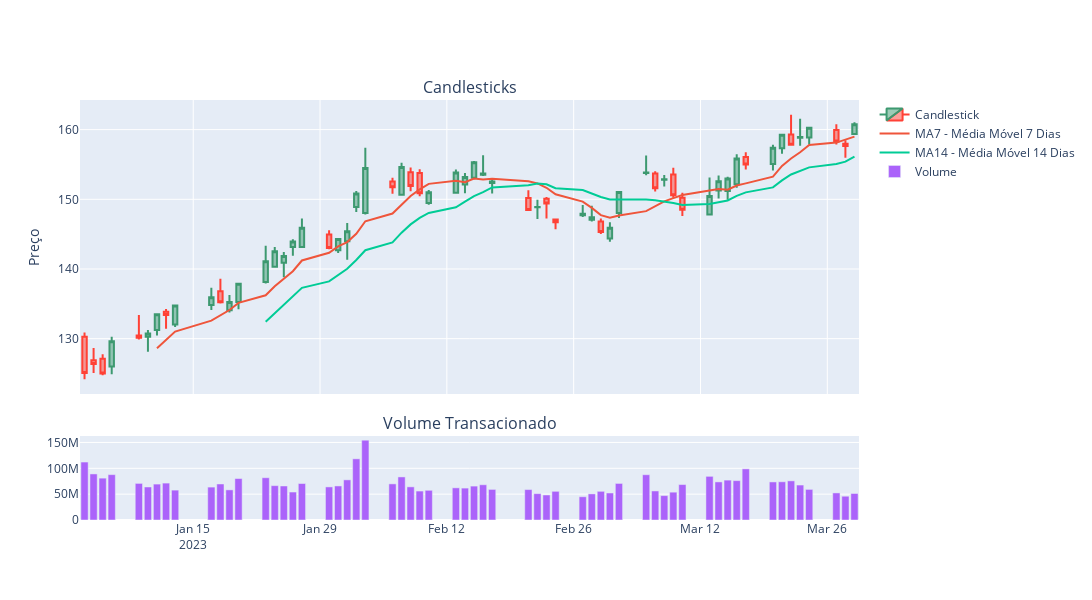

Write notebook code for a chart like this one.
### Code cell
fig = make_subplots(rows=2, cols=1, shared_xaxes=True,
                    vertical_spacing=0.1,
                    subplot_titles=('Candlesticks', 'Volume Transacionado'),
                    row_width=[0.2, 0.7])

fig.add_trace(go.Candlestick(x=df.index,
                             open=df['Abertura'],
                             high=df['Maximo'],
                             low=df['Minimo'],
                             close=df['Fechamento'],
                             name='Candlestick'),
                             row=1, col=1)

fig.add_trace(go.Scatter(x=df.index,
                         y=df['MA7'],
                         mode='lines',
                         name='MA7 - Média Móvel 7 Dias'),
                         row=1, col=1)

fig.add_trace(go.Scatter(x=df.index,
                         y=df['MA14'],
                         mode='lines',
                         name='MA14 - Média Móvel 14 Dias'),
                         row=1, col=1)

fig.add_trace(go.Bar(x=df.index,
                     y=df['Volume'],
                     name='Volume'),
                     row=2, col=1)

fig.update_layout(yaxis_title='Preço',
                  xaxis_rangeslider_visible=False, 
                  width=1100, height=600)

fig.show()
